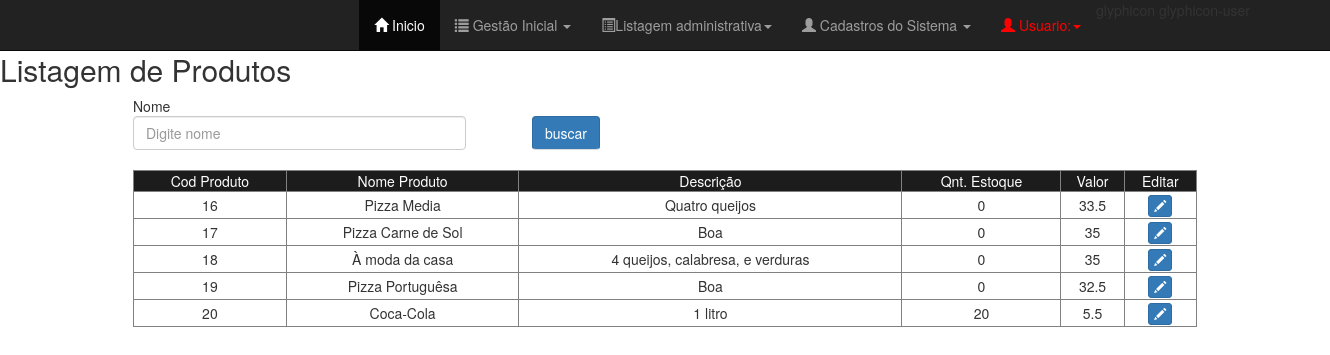
The page /Views/TelaListagemProdutosVenda.php on the database as committed earlier.
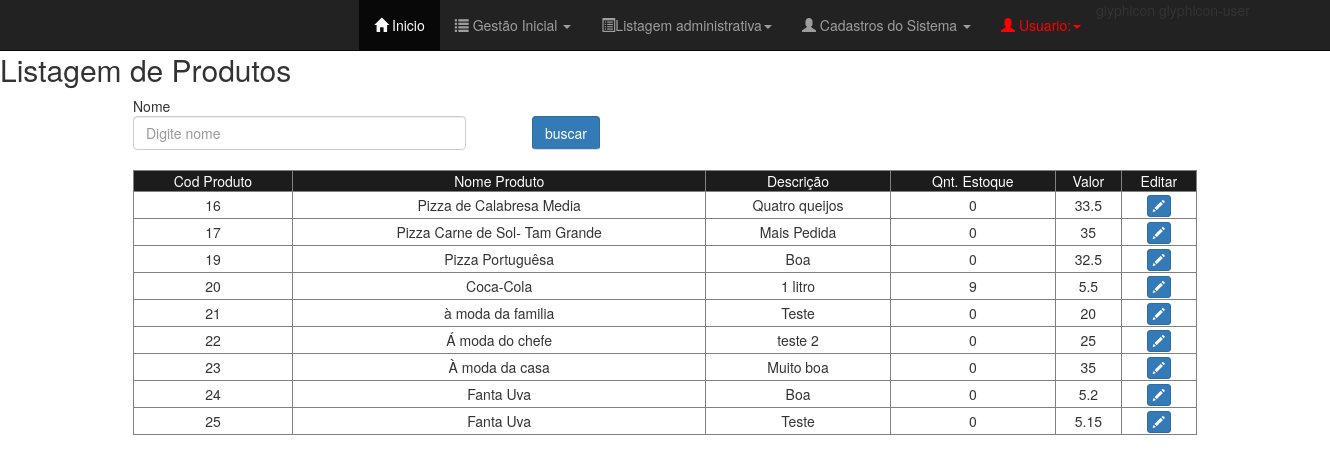
The same page on the database as committed later.
### tables this page shows
CREATE TABLE `tab_produtovenda` (
  `cod_produtovenda` int(11) NOT NULL,
  `nome_produto` varchar(50) DEFAULT NULL,
  `valor_produto` double DEFAULT NULL,
  `descricao_produto` varchar(60) DEFAULT NULL,
  `decremento` varchar(3) NOT NULL DEFAULT 'nao',
  `qnt_produto` int(11) DEFAULT NULL
);

### Views/TelaListagemProdutosVenda.php (the view, shortened to what this page needs)
<?php
	$c = new conectar();
    $conexao = $c->conexao();
    $sql =  "SELECT cod_produtovenda, nome_produto, descricao_produto, qnt_produto, valor_produto FROM tab_produtovenda";
    $result = mysqli_query($conexao, $sql);
?>
<!DOCTYPE html>
<html>
<head>
	<?php require_once "TelaMenu.php" ?>
	<link rel="stylesheet" type="text/css" href="../css/listagem_geral.css">
	<link rel="stylesheet" type="text/css" href="../../lib/bootstrap/css/bootstrap.css">
</head>
<body>
	<div class="principal">
			<div id="cabecalho_pesquisa">
			<h2>Listagem de Produtos</h2>
			    <div id="pesquisa">
					<form id="frmpesquisa" action="listagem/listagemProduto.esp.php" method="POST">
						<span id="de">Nome</span>
						<input type="text" class="form-control" id="busca_produto_cliente" name="busca_produto_cliente" placeholder="Digite nome" required></input>
						<button type="submit" class="btn btn-primary" id="btnPesquisaData">buscar</button>
					</form>
			</div>
				<div id="mostrapedidos">
					<table border="1" class="" id="tabeladepedidos">
						<tr id="topo_tabela">
							<td>Cod Produto</td>
							<td>Nome Produto</td>
							<td>Descrição</td>
							<td>Qnt. Estoque</td>
							<td>Valor</td>
							<td>Editar</td>
						</tr>
						<?php while($mostrar = mysqli_fetch_row($result)): ?>
						<tr id="corpo_tabela">
							<td><?php echo $mostrar[0]; ?></td>
							<td><?php echo utf8_encode($mostrar[1]); ?></td>
							<td><?php echo utf8_encode($mostrar[2]); ?></td>
							<td><?php echo $mostrar[3]; ?></td>
							<td><?php echo $mostrar[4]; ?></td>
							<td>
						    <span  data-toggle="modal" data-target="#abremodalUpdateProduto" class="btn btn-primary btn-xs" onclick="obterDadosProdutoVenda('<?php echo $mostrar[0] ?>')">
									<span class="glyphicon glyphicon-pencil"></span>
								</span>
							</td>
						</tr>
			        <?php endWhile; ?>
					</table>
				</div>
		</div>
	</div>
</body>
</html>

### Views/dependencias.php (shortened to what this page needs)
<link rel="stylesheet" type="text/css" href="../lib/alertifyjs/css/alertify.css">
<link rel="stylesheet" type="text/css" href="../lib/alertifyjs/css/themes/default.css">
<link rel="stylesheet" type="text/css" href="../lib/bootstrap/css/bootstrap.css">
<link rel="stylesheet" type="text/css" href="../lib/select2/css/select2.css">

### Views/TelaMenu.php (shortened to what this page needs)
<?php require_once "dependencias.php" ?>
<!DOCTYPE html>
<html>
<head>
</head>
<body>
  <div id="nav">
    <div class="navbar navbar-inverse navbar-fixed-top" data-spy="affix" data-offset-top="100">
      <div class="container">
        <div id="navbar" class="collapse navbar-collapse">
          <ul class="nav navbar-nav navbar-right">
            <li class="active"><a href="TelaInicio.php"><span class="glyphicon glyphicon-home"></span> Inicio</a>
            </li>
          <li class="dropdown">
            <a href="#" class="dropdown-toggle" data-toggle="dropdown" role="button" aria-haspopup="true" aria-expanded="false"><span class="glyphicon glyphicon-list"></span> Gestão Inicial <span class="caret"></span></a>
          </li>
          <li class="dropdown">
            <a href="#" class="dropdown-toggle" data-toggle="dropdown" role="button" aria-haspopup="true" aria-expanded="false"><span class="glyphicon glyphicon-list-alt"></span>Listagem administrativa<span class="caret"></span></a>
          </li>
          <li class="dropdown">
            <a href="#" class="dropdown-toggle" data-toggle="dropdown" role="button" aria-haspopup="true" aria-expanded="false"><span class="glyphicon glyphicon-user"></span> Cadastros do Sistema <span class="caret"></span></a>
          </li>
          <li class="dropdown" >
            <a href="#" style="color: red"  class="dropdown-toggle" data-toggle="dropdown" role="button" aria-haspopup="true" aria-expanded="false"><span class="glyphicon glyphicon-user"></span> Usuario:<span class="caret"></span></a>
          </li>
        </ul>
      </div>
    </div>
  </div>
</div>
</body>
</html>

### css/listagem_geral.css (style rules this page uses)
#cabecalho_pesquisa { position: relative; margin-top: 4%; }
#pesquisa { position: relative; width: 100%; margin-left: 10%; }
#pesquisa input { position: relative; width: 25%; }
#pesquisa button { position: relative; margin-left: 30%; margin-top: -60px; border-bottom: 1px solid #DCDCDC; }
table { width: 80%; margin-left: 10%; text-align: center; }
table #topo_tabela { background-color: #1C1C1C; color: #FFFFFF; }
#corpo_tabela td { height: 27px; }

Rows that differ between the two databases and show on the page:
removed tab_produtovenda: cod_produtovenda "18", nome_produto "À moda da casa", descricao_produto "4 queijos, calabresa, e verduras", qnt_produto "0", valor_produto "35"
changed tab_produtovenda "Quatro queijos": nome_produto "Pizza Media" → "Pizza de Calabresa Media"
changed tab_produtovenda id 17: nome_produto "Pizza Carne de Sol" → "Pizza Carne de Sol- Tam Grande"; descricao_produto "Boa" → "Mais Pedida"
changed tab_produtovenda "Coca-Cola": qnt_produto "20" → "9"
added tab_produtovenda: cod_produtovenda "21", nome_produto "à moda da familia", descricao_produto "Teste", qnt_produto "0", valor_produto "20"
added tab_produtovenda: cod_produtovenda "22", nome_produto "Á moda do chefe", descricao_produto "teste 2", qnt_produto "0", valor_produto "25"
added tab_produtovenda: cod_produtovenda "23", nome_produto "À moda da casa", descricao_produto "Muito boa", qnt_produto "0", valor_produto "35"
added tab_produtovenda: cod_produtovenda "24", nome_produto "Fanta Uva", descricao_produto "Boa", qnt_produto "0", valor_produto "5.2"
added tab_produtovenda: cod_produtovenda "25", nome_produto "Fanta Uva", descricao_produto "Teste", qnt_produto "0", valor_produto "5.15"
